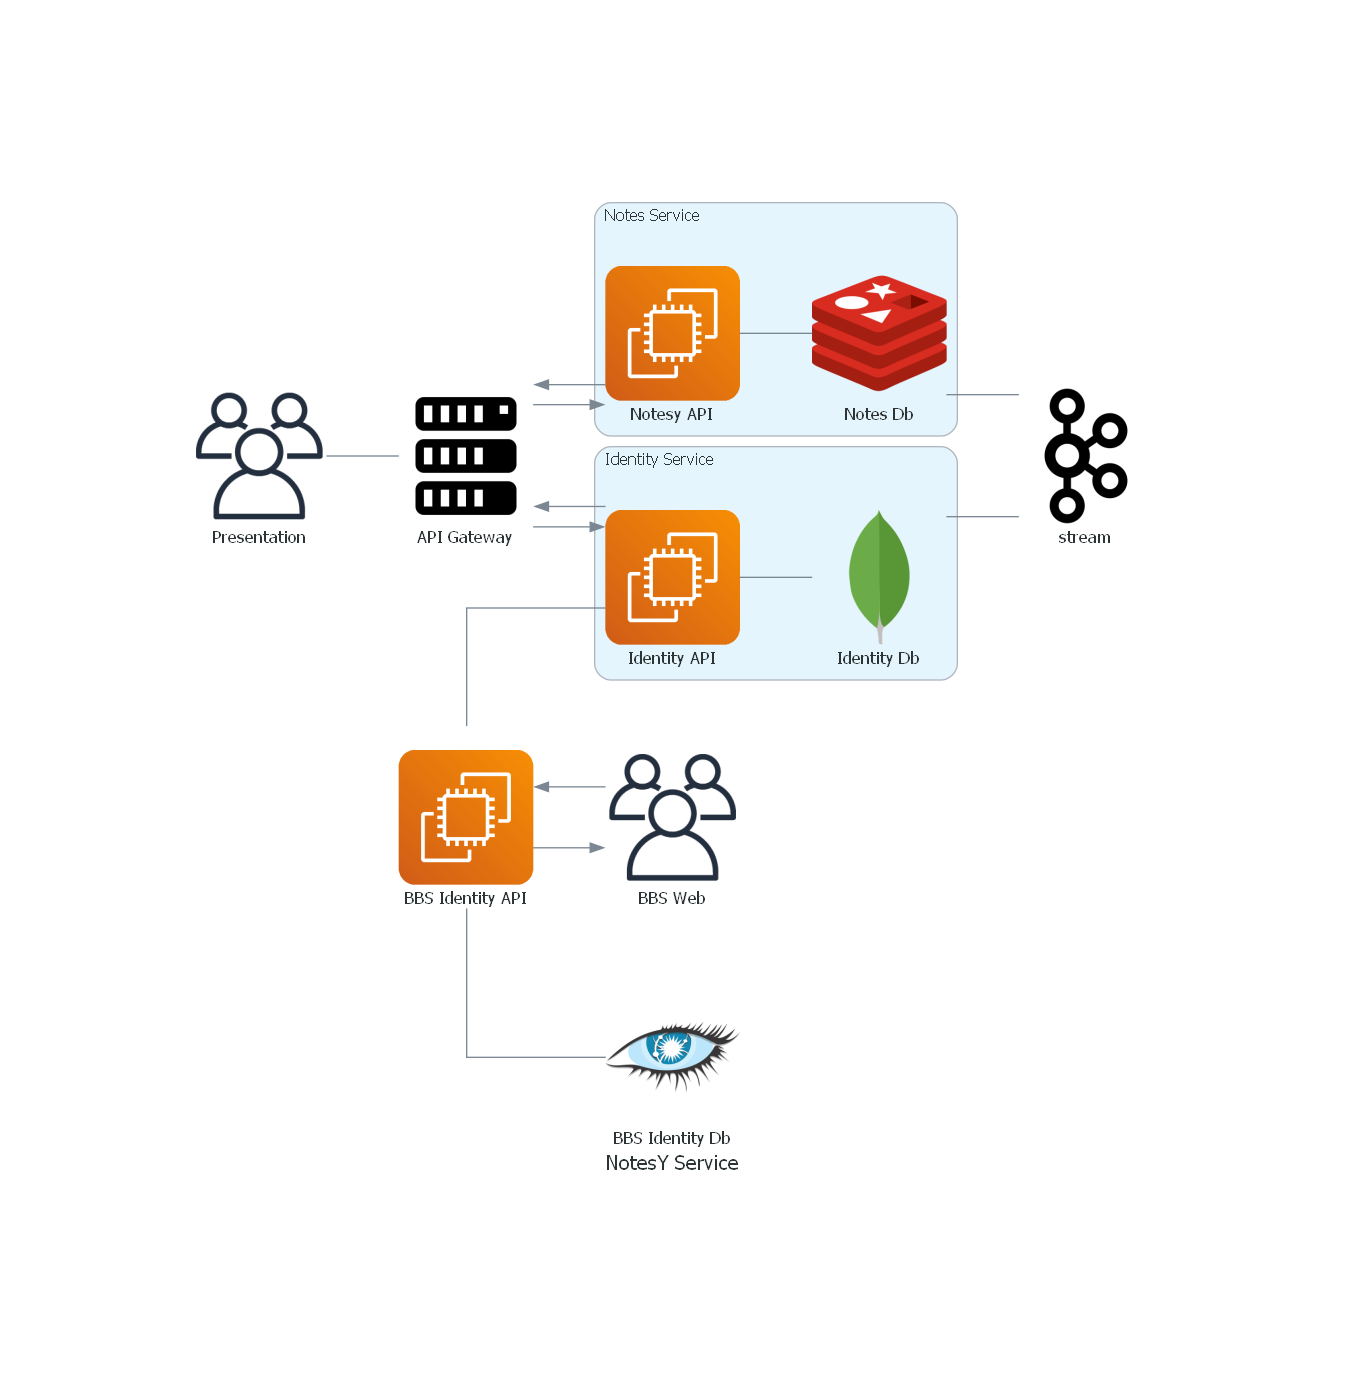

Reproduce this figure in Python.
from diagrams import Cluster, Diagram, Edge
from diagrams.onprem.compute import Server
from diagrams.onprem.inmemory import Redis
from diagrams.onprem.queue import Kafka
from diagrams.onprem.database import Mongodb, Cassandra
from diagrams.aws.compute import EC2
from diagrams.onprem.client import Users

with Diagram("NotesY-bbs_workflow", show=False):

    kafka = Kafka("stream")
    presentation = Users("Presentation")
    gateway = Server("API Gateway")

    presentation_bbs = Users("BBS Web")
    identityapi_bbs = EC2("BBS Identity API")
    identitydb_bbs = Cassandra("BBS Identity Db")

    identityapi_bbs - identitydb_bbs

    identityapi_bbs >> presentation_bbs
    identityapi_bbs << presentation_bbs


    with Cluster("Identity Service"):
        identitydb = Mongodb("Identity Db")
        identityapi = EC2("Identity API")
        gateway >> identityapi
        identityapi >> gateway
        identityapi - identitydb

    identityapi_bbs - identityapi

    with Cluster("Notes Service"):
        notesydb = Redis("Notes Db")
        notesyapi = EC2("Notesy API")
        gateway >> notesyapi
        notesyapi >> gateway
        notesyapi - notesydb
    
    presentation - gateway
    notesydb - kafka
    identitydb - kafka
